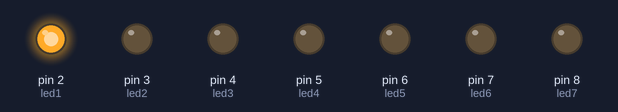
The sketch below on a simulated Arduino Uno, built with avr-gcc and run on an emulated ATmega328P. Parts: output pins drawn as LEDs (lit = HIGH).

Above: at 0.05 s.
At 0.45 s:
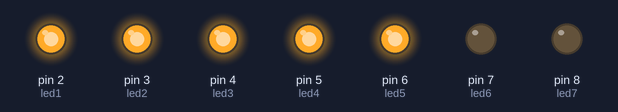
At 0.75 s:
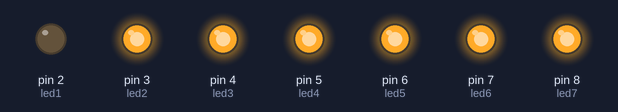
At 1.55 s:
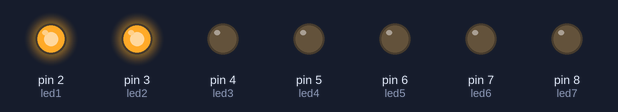
At 2.35 s:
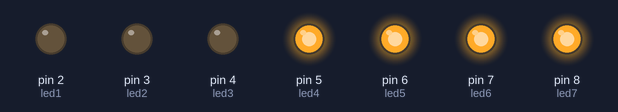
At 3.15 s:
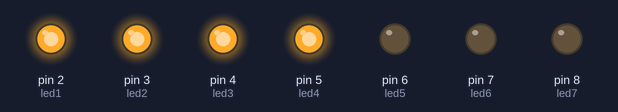
Timing chart, 0 to 3.5 s (numbered marks = the images above):
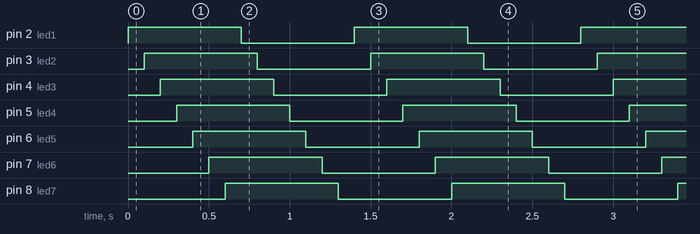

Measured:
- by itself, pin 2 (led1), pin 3 (led2), pin 4 (led3), pin 5 (led4), pin 6 (led5), pin 7 (led6), pin 8 (led7): alternates HIGH for 0.70 s and LOW for 0.70 s
- by itself, everything shown: repeats every 1.4 s, in 14 steps

The sketch:

7Blink.ino
```cpp
//initialiazing a variable for digital pin 2 to 8

int led1 = 2; //led1 connected to pin 2.
int led2 = 3; //led2 connected to pin 3.
int led3 = 4; //led3 connected to pin 4.
int led4 = 5; //led4 connected to pin 5.
int led5 = 6; //led5 connected to pin 6.
int led6 = 7; //led6 connected to pin 7.
int led7 = 8; //led7 connected to pin 8.
 //pinMode(LED_BUILTIN, OUTPUT);

 void setup(){

 pinMode(led1, OUTPUT); //initialize digital pin LED_BUILTIN as an output.
 pinMode(led2, OUTPUT); //initialize digital pin LED_BUILTIN as an output.
 pinMode(led3, OUTPUT); //initialize digital pin LED_BUILTIN as an output.
 pinMode(led4, OUTPUT); //initialize digital pin LED_BUILTIN as an output.
 pinMode(led5, OUTPUT); //initialize digital pin LED_BUILTIN as an output.
 pinMode(led6, OUTPUT); //initialize digital pin LED_BUILTIN as an output.
 pinMode(led7, OUTPUT); //initialize digital pin LED_BUILTIN as an output.

 }

void loop() {

  digitalWrite(led1, HIGH); //turn led1 on.
  delay(100); //wait of 0.1 of a second
  digitalWrite(led2, HIGH); //turn led2 on.
  delay(100); //wait of 0.1 of a second
  digitalWrite(led3, HIGH); //turn led3 on.
  delay(100); //wait of 0.1 of a second
  digitalWrite(led4, HIGH); //turn led4 on.
  delay(100); //wait of 0.1 of a second
  digitalWrite(led5, HIGH); //turn led5 on.
  delay(100); //wait of 0.1 of a second
  digitalWrite(led6, HIGH); //turn led6 on.
  delay(100); //wait of 0.1 of a second
  digitalWrite(led7, HIGH); //turn led7 on.
  delay(100); //wait of 0.1 of a second


digitalWrite(led1, LOW); //turn led1 off.
delay(100); //wait for 0.1 second
digitalWrite(led2, LOW); //turn led2 off.
delay(100); //wait for 0.1 second
digitalWrite(led3, LOW); //turn led3 off.
delay(100); //wait for 0.1 second
digitalWrite(led4, LOW); //turn led4 off.
delay(100); //wait for 0.1 second
digitalWrite(led5, LOW); //turn led5 off.
delay(100); //wait for 0.1 second
digitalWrite(led6, LOW); //turn led6 off.
delay(100); //wait for 0.1 second
digitalWrite(led7, LOW); //turn led7 off.
delay(100); //wait for 0.1 second

}
```
